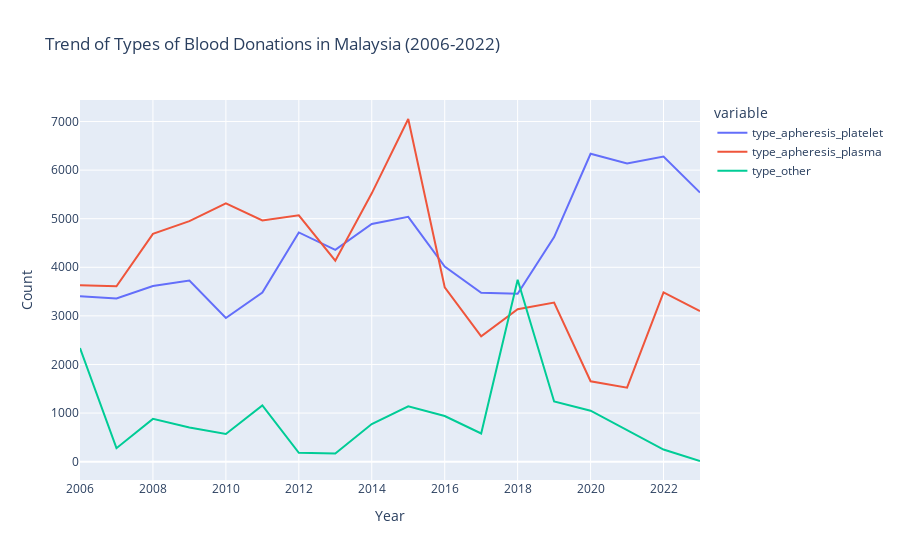

Notebook cell for this chart:
### Markdown cell above
After visualizations of the trend. We can notice  that there is a significant drop between 2019-2021.

### Code cell
all_type_donation = donation[donation['state'] == 'Malaysia'].copy()
all_type_donation['year'] = pd.to_datetime(all_type_donation['date']).dt.year

yearly_sums = all_type_donation.groupby('year').agg({ 'type_apheresis_platelet': 'sum', 'type_apheresis_plasma': 'sum', 'type_other': 'sum'}).reset_index()

fig = px.line(yearly_sums, x='year', y=[ 'type_apheresis_platelet', 'type_apheresis_plasma', 'type_other'],
              title='Trend of Types of Blood Donations in Malaysia (2006-2022)')
fig.update_xaxes(title='Year')
fig.update_yaxes(title='Count')

fig.show()

### Figure 1 — Plotly figure (JSON) as saved in the notebook; plotly's stock layout.template omitted (floating-point values rounded to 4 significant figures)
{"data": [{"hovertemplate": "variable=type_apheresis_platelet<br>year=%{x}<br>value=%{y}<extra></extra>", "legendgroup": "type_apheresis_platelet", "line": {"color": "#636efa", "dash": "solid"}, "marker": {"symbol": "circle"}, "mode": "lines", "name": "type_apheresis_platelet", "orientation": "v", "showlegend": true, "type": "scatter", "x": [2006, 2007, 2008, 2009, 2010, 2011, 2012, 2013, 2014, 2015, 2016, 2017, 2018, 2019, 2020, 2021, 2022, 2023], "xaxis": "x", "y": [3405, 3357, 3616, 3726, 2956, 3479, 4717, 4360, 4893, 5038, 4014, 3477, 3454, 4622, 6336, 6135, 6281, 5538], "yaxis": "y"}, {"hovertemplate": "variable=type_apheresis_plasma<br>year=%{x}<br>value=%{y}<extra></extra>", "legendgroup": "type_apheresis_plasma", "line": {"color": "#EF553B", "dash": "solid"}, "marker": {"symbol": "circle"}, "mode": "lines", "name": "type_apheresis_plasma", "orientation": "v", "showlegend": true, "type": "scatter", "x": [2006, 2007, 2008, 2009, 2010, 2011, 2012, 2013, 2014, 2015, 2016, 2017, 2018, 2019, 2020, 2021, 2022, 2023], "xaxis": "x", "y": [3629, 3610, 4687, 4950, 5314, 4964, 5071, 4137, 5522, 7052, 3588, 2581, 3135, 3274, 1654, 1521, 3483, 3098], "yaxis": "y"}, {"hovertemplate": "variable=type_other<br>year=%{x}<br>value=%{y}<extra></extra>", "legendgroup": "type_other", "line": {"color": "#00cc96", "dash": "solid"}, "marker": {"symbol": "circle"}, "mode": "lines", "name": "type_other", "orientation": "v", "showlegend": true, "type": "scatter", "x": [2006, 2007, 2008, 2009, 2010, 2011, 2012, 2013, 2014, 2015, 2016, 2017, 2018, 2019, 2020, 2021, 2022, 2023], "xaxis": "x", "y": [2338, 277, 880, 702, 568, 1158, 183, 166, 775, 1138, 939, 580, 3744, 1238, 1049, 641, 249, 13], "yaxis": "y"}], "layout": {"legend": {"title": {"text": "variable"}, "tracegroupgap": 0}, "title": {"text": "Trend of Types of Blood Donations in Malaysia (2006-2022)"}, "xaxis": {"anchor": "y", "domain": [0, 1], "title": {"text": "Year"}}, "yaxis": {"anchor": "x", "domain": [0, 1], "title": {"text": "Count"}}}}
